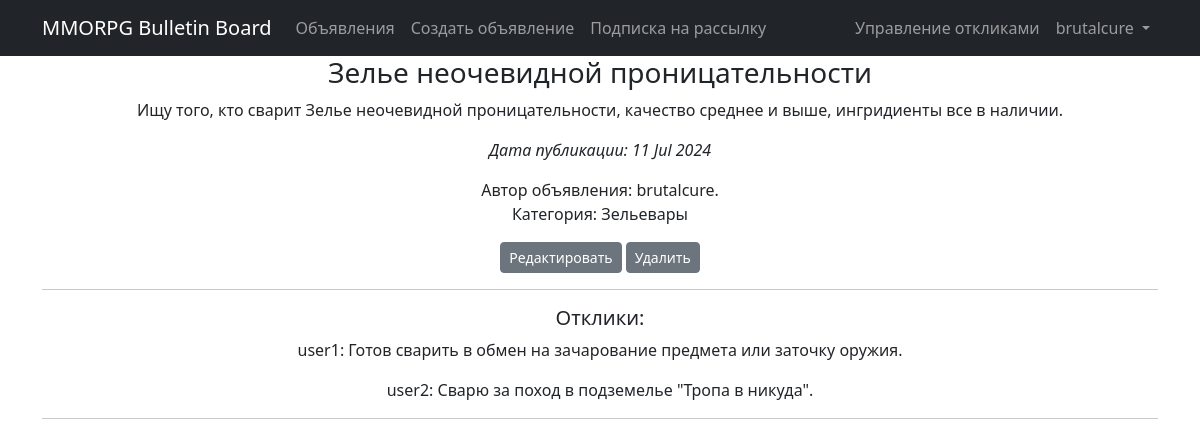
The page /ads/5 (signed in) on the database its author committed.
### accounts/models.py (models this page shows)
class User(AbstractUser):
    code = models.CharField(max_length=6, blank=True, null=True, default=None, unique=True)
    subscriber = models.BooleanField(default=False)

### BulletinBoard/models.py (models this page shows, shortened)
class Ad(models.Model):
    author = models.ForeignKey(settings.AUTH_USER_MODEL, on_delete=models.CASCADE)
    adCategory = models.CharField(max_length=20, choices=CATEGORY_CHOICES)
    dateCreation = models.DateTimeField(auto_now_add=True)
    title = models.CharField(max_length=128)
    text = RichTextUploadingField(blank=True, null=True)

class Response(models.Model):
    responseAd = models.ForeignKey(Ad, on_delete=models.CASCADE)
    responseUser = models.ForeignKey(settings.AUTH_USER_MODEL, on_delete=models.CASCADE)
    text = models.TextField()
    dateCreation = models.DateTimeField(auto_now_add=True)
    status = models.CharField(max_length=8, choices=STATUS_CHOICES, default='PENDING')

### BulletinBoard/views.py (the view)
# urls.py: path('<int:pk>', AdDetail.as_view(), name='ad_detail'),
class AdDetail(DetailView):
    model = Ad
    template_name = 'ad_detail.html'
    context_object_name = 'ad_detail'
    queryset = Ad.objects.all()
    def get(self, request, *args, **kwargs):
        if not request.user.is_authenticated:
            return redirect('forbidden')
        return super().get(request, *args, **kwargs)
    def get_context_data(self, **kwargs):
        context = super().get_context_data(**kwargs)
        ads = Ad.objects.get(pk=self.kwargs.get('pk'))
        context['is_author'] = Response.objects.filter(responseAd=ads).filter(responseUser=self.request.user).exists()
        return context

### templates/ad_detail.html (shortened to what this page needs)
{% extends 'flatpages/default.html' %}
{% block content %}
<h3>{{ ad_detail.title }}</h3>
{{ ad_detail.text|safe }}
<p><em>Дата публикации: {{ ad_detail.dateCreation|date:'d M Y' }}</em></p>
Автор объявления: {{ ad_detail.author }}.
<p>Категория: {{ ad_detail.get_adCategory_display }}</p>
<p>
    {% if perms.BulletinBoard.change_ad and ad_detail.author == request.user %}
    <a href="{% url 'ad_update' pk=ad_detail.id %}" class="btn btn-secondary btn-sm">Редактировать</a>
    {% endif %}
    {% if perms.BulletinBoard.delete_ad and ad_detail.author == request.user %}
    <a href="{% url 'ad_delete' pk=ad_detail.id %}" class="btn btn-secondary btn-sm">Удалить</a>
    {% endif %}
</p>
<hr>
<div>
    {% if ad_detail.response_set.all %}
        <h5>Отклики:</h5>
        {% for response in ad_detail.response_set.all %}
            <p>
                {{ response.responseUser }}: {{ response.text }}
            </p>
        {% endfor %}
    {% else %}
        <h3>Откликов нет.</h3>
    {% endif %}
</div>
<hr>
{% endblock content %}

### templates/flatpages/default.html (shortened to what this page needs)
<!DOCTYPE html>
<html lang="en">
    <head>
        {% load static %}
        <link href="{% static 'css/styles.css' %}" rel="stylesheet" />
    </head>
    <body>
        <nav class="navbar navbar-expand-lg navbar-dark bg-dark static-top">
            <div class="container">
                <a class="navbar-brand" href="{% url 'ad_list' %}">MMORPG Bulletin Board</a>
                <div class="collapse navbar-collapse" id="navbarResponsive">
                    <ul class="navbar-nav ml-auto">
                        <li class="nav-item">
                            <a class="nav-link" href="/ads/">Объявления</a>
                        </li>
                        <li class="nav-item">
                            {% if user.is_authenticated %}
                            <a class="nav-link" href="/ads/create">Создать объявление</a>
                            {% endif %}
                        </li>
                        <li class="nav-item">
                            {% if user.is_authenticated %}
                            <a class="nav-link" href="/ads/subscription/">Подписка на рассылку</a>
                            {% endif %}
                        </li>
                    </ul>
                    <ul class="navbar-nav ms-auto">
                        <li class="nav-item">
                            {% if user.is_authenticated %}
                            <a class="nav-link" href="/ads/responses">Управление откликами</a>
                            {% endif %}
                        </li>
                        <li class="nav-item dropdown">
                            <a class="nav-link dropdown-toggle" id="navbarDropdown" href="#" role="button" data-bs-toggle="dropdown" aria-expanded="false">
                                {% if user.is_authenticated %}
                                {{ user.username }}
                                {% else %}
                                Авторизация
                                {% endif %}
                            </a>
                        </li>
                    </ul>
                </div>
            </div>
        </nav>
        <div class="container">
            <div class="row">
                <div class="col-lg-12 text-center">
                    {% block content %}{% endblock content %}
                </div>
            </div>
        </div>
    </body>
</html>

### rows shown on the page
User: username "brutalcure"
Ad: title "Зелье неочевидной проницательности", text "Ищу того, кто сварит Зелье неочевидной проницательности, качество среднее и выше, ингридиенты все в наличии.", dateCreation "11 Jul 2024", author "brutalcure", adCategory "Зельевары"
Response: responseUser "user1", text "Готов сварить в обмен на зачарование предмета или заточку оружия."
Response: responseUser "user2", text "Сварю за поход в подземелье \"Тропа в никуда\"."
